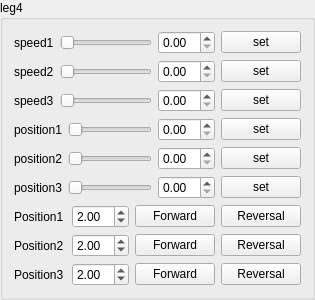
      <widget class="QGroupBox" name="groupBox_4">
       <property name="title">
        <string>leg4</string>
       </property>
       <layout class="QVBoxLayout" name="verticalLayout_4">
        <item>
         <layout class="QHBoxLayout" name="horizontalLayout_49">
          <item>
           <widget class="QLabel" name="speed1Label_5">
            <property name="sizePolicy">
             <sizepolicy hsizetype="Fixed" vsizetype="Preferred">
              <horstretch>0</horstretch>
              <verstretch>0</verstretch>
             </sizepolicy>
            </property>
            <property name="text">
             <string>speed1</string>
            </property>
           </widget>
          </item>
          <item>
           <widget class="DoubleSlider" name="speed41HorizontalSlider">
            <property name="sizePolicy">
             <sizepolicy hsizetype="Expanding" vsizetype="Fixed">
              <horstretch>0</horstretch>
              <verstretch>0</verstretch>
             </sizepolicy>
            </property>
            <property name="orientation">
             <enum>Qt::Horizontal</enum>
            </property>
           </widget>
          </item>
          <item>
           <widget class="QDoubleSpinBox" name="speed41DoubleSpinBox">
            <property name="sizePolicy">
             <sizepolicy hsizetype="Fixed" vsizetype="Fixed">
              <horstretch>0</horstretch>
              <verstretch>0</verstretch>
             </sizepolicy>
            </property>
            <property name="toolTip">
             <string>The unit is rpm</string>
            </property>
            <property name="suffix">
             <string/>
            </property>
            <property name="singleStep">
             <double>0.010000000000000</double>
            </property>
            <property name="value">
             <double>0.000000000000000</double>
            </property>
           </widget>
          </item>
          <item>
           <widget class="QPushButton" name="speed41SetButton">
            <property name="sizePolicy">
             <sizepolicy hsizetype="Fixed" vsizetype="Fixed">
              <horstretch>0</horstretch>
              <verstretch>0</verstretch>
             </sizepolicy>
            </property>
            <property name="text">
             <string>set</string>
            </property>
           </widget>
          </item>
         </layout>
        </item>
        <item>
         <layout class="QHBoxLayout" name="horizontalLayout_50">
          <item>
           <widget class="QLabel" name="speed2Label_5">
            <property name="sizePolicy">
             <sizepolicy hsizetype="Fixed" vsizetype="Preferred">
              <horstretch>0</horstretch>
              <verstretch>0</verstretch>
             </sizepolicy>
            </property>
            <property name="text">
             <string>speed2</string>
            </property>
           </widget>
          </item>
          <item>
           <widget class="DoubleSlider" name="speed42HorizontalSlider">
            <property name="sizePolicy">
             <sizepolicy hsizetype="Expanding" vsizetype="Fixed">
              <horstretch>0</horstretch>
              <verstretch>0</verstretch>
             </sizepolicy>
            </property>
            <property name="orientation">
             <enum>Qt::Horizontal</enum>
            </property>
           </widget>
          </item>
          <item>
           <widget class="QDoubleSpinBox" name="speed42DoubleSpinBox">
            <property name="sizePolicy">
             <sizepolicy hsizetype="Fixed" vsizetype="Fixed">
              <horstretch>0</horstretch>
              <verstretch>0</verstretch>
             </sizepolicy>
            </property>
            <property name="toolTip">
             <string>The unit is rpm</string>
            </property>
            <property name="suffix">
             <string/>
            </property>
            <property name="singleStep">
             <double>0.010000000000000</double>
            </property>
            <property name="value">
             <double>0.000000000000000</double>
            </property>
           </widget>
          </item>
          <item>
           <widget class="QPushButton" name="speed42SetButton">
            <property name="sizePolicy">
             <sizepolicy hsizetype="Fixed" vsizetype="Fixed">
              <horstretch>0</horstretch>
              <verstretch>0</verstretch>
             </sizepolicy>
            </property>
            <property name="text">
             <string>set</string>
            </property>
           </widget>
          </item>
         </layout>
        </item>
        <item>
         <layout class="QHBoxLayout" name="horizontalLayout_51">
          <item>
           <widget class="QLabel" name="speed3Label_5">
            <property name="sizePolicy">
             <sizepolicy hsizetype="Fixed" vsizetype="Preferred">
              <horstretch>0</horstretch>
              <verstretch>0</verstretch>
             </sizepolicy>
            </property>
            <property name="text">
             <string>speed3</string>
            </property>
           </widget>
          </item>
          <item>
           <widget class="DoubleSlider" name="speed43HorizontalSlider">
            <property name="sizePolicy">
             <sizepolicy hsizetype="Expanding" vsizetype="Fixed">
              <horstretch>0</horstretch>
              <verstretch>0</verstretch>
             </sizepolicy>
            </property>
            <property name="orientation">
             <enum>Qt::Horizontal</enum>
            </property>
           </widget>
          </item>
          <item>
           <widget class="QDoubleSpinBox" name="speed43DoubleSpinBox">
            <property name="sizePolicy">
             <sizepolicy hsizetype="Fixed" vsizetype="Fixed">
              <horstretch>0</horstretch>
              <verstretch>0</verstretch>
             </sizepolicy>
            </property>
            <property name="toolTip">
             <string>The unit is rpm</string>
            </property>
            <property name="suffix">
             <string/>
            </property>
            <property name="singleStep">
             <double>0.010000000000000</double>
            </property>
            <property name="value">
             <double>0.000000000000000</double>
            </property>
           </widget>
          </item>
          <item>
           <widget class="QPushButton" name="speed43SetButton">
            <property name="sizePolicy">
             <sizepolicy hsizetype="Fixed" vsizetype="Fixed">
              <horstretch>0</horstretch>
              <verstretch>0</verstretch>
             </sizepolicy>
            </property>
            <property name="text">
             <string>set</string>
            </property>
           </widget>
          </item>
         </layout>
        </item>
        <item>
         <layout class="QHBoxLayout" name="horizontalLayout_52">
          <item>
           <widget class="QLabel" name="position1Label_5">
            <property name="sizePolicy">
             <sizepolicy hsizetype="Fixed" vsizetype="Preferred">
              <horstretch>0</horstretch>
              <verstretch>0</verstretch>
             </sizepolicy>
            </property>
            <property name="text">
             <string>position1</string>
            </property>
           </widget>
          </item>
          <item>
           <widget class="DoubleSlider" name="position41HorizontalSlider">
            <property name="sizePolicy">
             <sizepolicy hsizetype="Expanding" vsizetype="Fixed">
              <horstretch>0</horstretch>
              <verstretch>0</verstretch>
             </sizepolicy>
            </property>
            <property name="orientation">
             <enum>Qt::Horizontal</enum>
            </property>
           </widget>
          </item>
          <item>
           <widget class="QDoubleSpinBox" name="position41DoubleSpinBox">
            <property name="sizePolicy">
             <sizepolicy hsizetype="Fixed" vsizetype="Fixed">
              <horstretch>0</horstretch>
              <verstretch>0</verstretch>
             </sizepolicy>
            </property>
            <property name="toolTip">
             <string>The unit is degree</string>
            </property>
            <property name="suffix">
             <string/>
            </property>
           </widget>
          </item>
          <item>
           <widget class="QPushButton" name="position41SetButton">
            <property name="sizePolicy">
             <sizepolicy hsizetype="Fixed" vsizetype="Fixed">
              <horstretch>0</horstretch>
              <verstretch>0</verstretch>
             </sizepolicy>
            </property>
            <property name="text">
             <string>set</string>
            </property>
           </widget>
          </item>
         </layout>
        </item>
        <item>
         <layout class="QHBoxLayout" name="horizontalLayout_53">
          <item>
           <widget class="QLabel" name="position2Label_5">
            <property name="sizePolicy">
             <sizepolicy hsizetype="Fixed" vsizetype="Preferred">
              <horstretch>0</horstretch>
              <verstretch>0</verstretch>
             </sizepolicy>
            </property>
            <property name="text">
             <string>position2</string>
            </property>
           </widget>
          </item>
          <item>
           <widget class="DoubleSlider" name="position42HorizontalSlider">
            <property name="sizePolicy">
             <sizepolicy hsizetype="Expanding" vsizetype="Fixed">
              <horstretch>0</horstretch>
              <verstretch>0</verstretch>
             </sizepolicy>
            </property>
            <property name="orientation">
             <enum>Qt::Horizontal</enum>
            </property>
           </widget>
          </item>
          <item>
           <widget class="QDoubleSpinBox" name="position42DoubleSpinBox">
            <property name="sizePolicy">
             <sizepolicy hsizetype="Fixed" vsizetype="Fixed">
              <horstretch>0</horstretch>
              <verstretch>0</verstretch>
             </sizepolicy>
            </property>
            <property name="toolTip">
             <string>The unit is degree</string>
            </property>
            <property name="statusTip">
             <string/>
            </property>
            <property name="suffix">
             <string/>
            </property>
           </widget>
          </item>
          <item>
           <widget class="QPushButton" name="position42SetButton">
            <property name="sizePolicy">
             <sizepolicy hsizetype="Fixed" vsizetype="Fixed">
              <horstretch>0</horstretch>
              <verstretch>0</verstretch>
             </sizepolicy>
            </property>
            <property name="text">
             <string>set</string>
            </property>
           </widget>
          </item>
         </layout>
        </item>
        <item>
         <layout class="QHBoxLayout" name="horizontalLayout_54">
          <item>
           <widget class="QLabel" name="position3Label_5">
            <property name="sizePolicy">
             <sizepolicy hsizetype="Fixed" vsizetype="Preferred">
              <horstretch>0</horstretch>
              <verstretch>0</verstretch>
             </sizepolicy>
            </property>
            <property name="text">
             <string>position3</string>
            </property>
           </widget>
          </item>
          <item>
           <widget class="DoubleSlider" name="position43HorizontalSlider">
            <property name="sizePolicy">
             <sizepolicy hsizetype="Expanding" vsizetype="Fixed">
              <horstretch>0</horstretch>
              <verstretch>0</verstretch>
             </sizepolicy>
            </property>
            <property name="orientation">
             <enum>Qt::Horizontal</enum>
            </property>
           </widget>
          </item>
          <item>
           <widget class="QDoubleSpinBox" name="position43DoubleSpinBox">
            <property name="sizePolicy">
             <sizepolicy hsizetype="Fixed" vsizetype="Fixed">
              <horstretch>0</horstretch>
              <verstretch>0</verstretch>
             </sizepolicy>
            </property>
            <property name="toolTip">
             <string>The unit is degree</string>
            </property>
            <property name="statusTip">
             <string/>
            </property>
            <property name="suffix">
             <string/>
            </property>
           </widget>
          </item>
          <item>
           <widget class="QPushButton" name="position43SetButton">
            <property name="sizePolicy">
             <sizepolicy hsizetype="Fixed" vsizetype="Fixed">
              <horstretch>0</horstretch>
              <verstretch>0</verstretch>
             </sizepolicy>
            </property>
            <property name="text">
             <string>set</string>
            </property>
           </widget>
          </item>
         </layout>
        </item>
        <item>
         <layout class="QGridLayout" name="gridLayout_7">
          <property name="spacing">
           <number>6</number>
          </property>
          <item row="1" column="3">
           <widget class="QPushButton" name="pos42ReversalPushButton">
            <property name="text">
             <string>Reversal</string>
            </property>
            <property name="icon">
             <iconset>
              <normaloff>:/images/navigate-down.ico</normaloff>:/images/navigate-down.ico</iconset>
            </property>
           </widget>
          </item>
          <item row="1" column="0">
           <widget class="QLabel" name="relativePos2Label_5">
            <property name="text">
             <string>Position2</string>
            </property>
           </widget>
          </item>
          <item row="0" column="3">
           <widget class="QPushButton" name="pos41ReversalPushButton">
            <property name="text">
             <string>Reversal</string>
            </property>
            <property name="icon">
             <iconset>
              <normaloff>:/images/navigate-down.ico</normaloff>:/images/navigate-down.ico</iconset>
            </property>
           </widget>
          </item>
          <item row="0" column="2">
           <widget class="QPushButton" name="pos41ForwardPushButton">
            <property name="text">
             <string>Forward</string>
            </property>
            <property name="icon">
             <iconset>
              <normaloff>:/images/navigate-up.ico</normaloff>:/images/navigate-up.ico</iconset>
            </property>
           </widget>
          </item>
          <item row="2" column="1">
           <widget class="QDoubleSpinBox" name="relativePos43DoubleSpinBox">
            <property name="value">
             <double>2.000000000000000</double>
            </property>
           </widget>
          </item>
          <item row="2" column="3">
           <widget class="QPushButton" name="pos43ReversalPushButton">
            <property name="text">
             <string>Reversal</string>
            </property>
            <property name="icon">
             <iconset>
              <normaloff>:/images/navigate-down.ico</normaloff>:/images/navigate-down.ico</iconset>
            </property>
           </widget>
          </item>
          <item row="1" column="2">
           <widget class="QPushButton" name="pos42ForwardPushButton">
            <property name="text">
             <string>Forward</string>
            </property>
            <property name="icon">
             <iconset>
              <normaloff>:/images/navigate-up.ico</normaloff>:/images/navigate-up.ico</iconset>
            </property>
           </widget>
          </item>
          <item row="2" column="2">
           <widget class="QPushButton" name="pos43ForwardPushButton">
            <property name="text">
             <string>Forward</string>
            </property>
            <property name="icon">
             <iconset>
              <normaloff>:/images/navigate-up.ico</normaloff>:/images/navigate-up.ico</iconset>
            </property>
           </widget>
          </item>
          <item row="0" column="0">
           <widget class="QLabel" name="relativePos1Label_5">
            <property name="text">
             <string>Position1</string>
            </property>
           </widget>
          </item>
          <item row="0" column="1">
           <widget class="QDoubleSpinBox" name="relativePos41DoubleSpinBox">
            <property name="value">
             <double>2.000000000000000</double>
            </property>
           </widget>
          </item>
          <item row="2" column="0">
           <widget class="QLabel" name="relativePos3Label_5">
            <property name="text">
             <string>Position3</string>
            </property>
           </widget>
          </item>
          <item row="1" column="1">
           <widget class="QDoubleSpinBox" name="relativePos42DoubleSpinBox">
            <property name="value">
             <double>2.000000000000000</double>
            </property>
           </widget>
          </item>
         </layout>
        </item>
       </layout>
      </widget>
